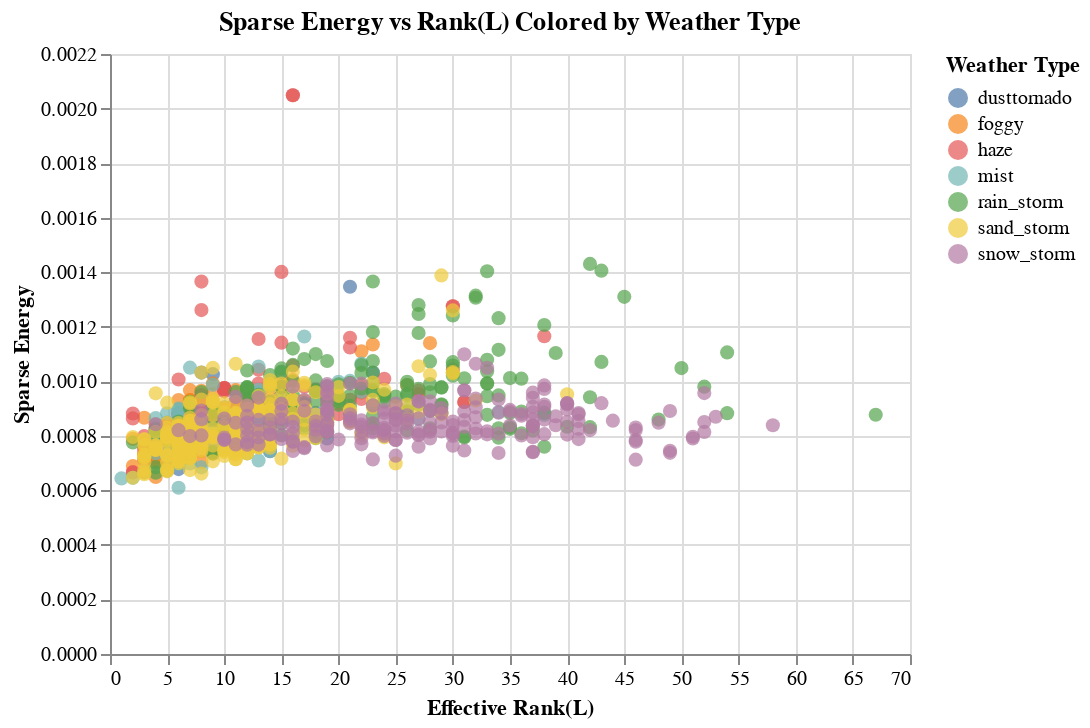

The cell this chart's notebook holds for it:
### Code cell
df_image_level = []

for weather, results in all_results.items():
    for r in results:
        df_image_level.append({
            "weather": weather,
            "rank_L": effective_rank_from_singular_values(r["sv_L"]),
            "energy_S": sparse_energy(r["X"], r["S"]),
            "sparsity_S": sparsity(r["S"])
        })

df_image = pd.DataFrame(df_image_level)

alt.Chart(df_image).mark_circle(size=50).encode(
    x=alt.X("rank_L:Q", title="Effective Rank(L)"),
    y=alt.Y("energy_S:Q", title="Sparse Energy"),
    color=alt.Color("weather:N", title="Weather Type"),
    tooltip=["weather", "rank_L", "energy_S"]
).properties(
    width=400,
    height=300,
    title="Sparse Energy vs Rank(L) Colored by Weather Type"
)

### Figure 1 — Vega-Lite specification as saved in the notebook (floating-point values rounded to 4 significant figures; data arrays with more than 128 entries replaced by an {"elided": "..."} marker saying what was removed)
{"config": {"view": {"continuousWidth": 300, "continuousHeight": 300}}, "data": {"name": "data-954a78d22e50349ae7467cd940bdf314"}, "mark": {"type": "circle", "size": 50}, "encoding": {"color": {"field": "weather", "title": "Weather Type", "type": "nominal"}, "tooltip": [{"field": "weather", "type": "nominal"}, {"field": "rank_L", "type": "quantitative"}, {"field": "energy_S", "type": "quantitative"}], "x": {"field": "rank_L", "title": "Effective Rank(L)", "type": "quantitative"}, "y": {"field": "energy_S", "title": "Sparse Energy", "type": "quantitative"}}, "height": 300, "title": "Sparse Energy vs Rank(L) Colored by Weather Type", "width": 400, "$schema": "https://vega.github.io/schema/vega-lite/v5.20.1.json", "datasets": {"data-954a78d22e50349ae7467cd940bdf314": {"elided": "1027 records"}}}
